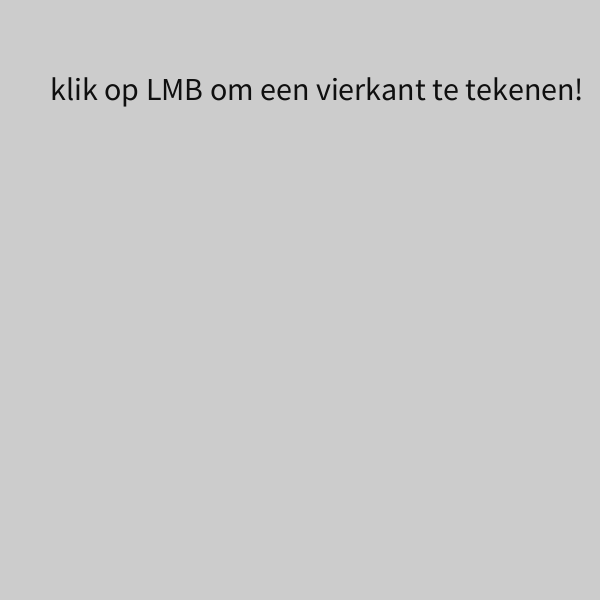
Frame 1 (no input)
Frame 60 (the mouse pressed at the canvas centre just before this capture): identical to frame 1, image omitted
Frame 120 (the mouse held since frame 60 and released just before this capture): identical to frame 1, image omitted

The Processing sketch that drew this single still picture (run headless with seeded random() and noise(); from frame 60 on, the mouse is pressed at the canvas centre):

// Processing sketch: opdacht12_3
// ── opdacht12_3.pde


void setup() {
size(600,600);  
// Het zetten van een text om de gebruiker te informeren dat hij op 
// Zijn LMB button moet klikken (Linker Muis Knopje)
textSize(32);
fill(#0f0f0f);
text("klik op LMB om een vierkant te tekenen!", 50, 100);
}

void draw() {
  
}

void mouseDragged(){
  rect(mouseX,mouseY,100,100);
  int een = mouseX;
  int twee = mouseY;
  int r = floor(random(256));
  int b = floor(random(256));
  int g = floor(random(256));
  fill(r,g,b);
  println("Vierkant getekent op", een, twee);
}
